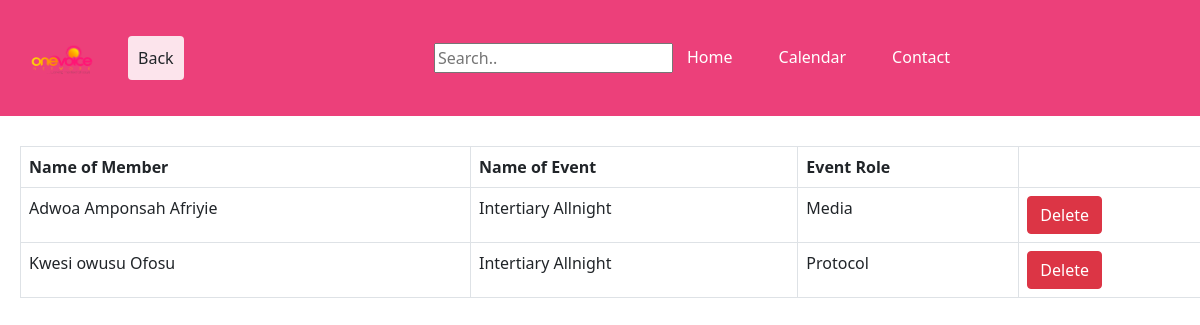
/events/intertertiary.php, run on the app's committed database.
### tables this page shows
CREATE TABLE `eventmember` (
  `personID` int(11) DEFAULT NULL,
  `eventID` int(11) DEFAULT NULL,
  `noofEvents` int(11) DEFAULT NULL,
  `eventrole` varchar(20) DEFAULT NULL
);

CREATE TABLE `eventss` (
  `eventID` int(11) NOT NULL,
  `eventName` varchar(30) NOT NULL,
  `location` varchar(20) DEFAULT NULL
);

### events/intertertiary.php (the view, shortened to what this page needs)
<?php
require "../php/database_connection_test.php";
function listing($conn){
    $aloud=mysqli_query($conn, "SELECT concat(P.fname, ' ', P.middlename, ' ', P.lname) as Fullname, Ev.eventName, Evm.eventrole
    from Members as M Inner Join Person as P on M.memID=P.personID
    Inner Join EventMember as Evm on Evm.personID=M.memID
    Inner Join Eventss as Ev on Ev.eventID=EvM.eventID
    where Ev.eventName like '%Intertiary Allnight%';");
    $data=mysqli_fetch_all($aloud,MYSQLI_ASSOC);
    return $data;
}
    $data=listing($conn);
$searchresult = [];
?>
<!DOCTYPE html>
<html lang="en">
<head>
    <link href="https://cdn.jsdelivr.net/npm/bootstrap@5.1.1/dist/css/bootstrap.min.css" rel="stylesheet">
    <link rel="stylesheet" type="text/css" href="../css/styles.css">
</head>
<body>
    <nav class="navbar navbar-expand-lg navbar-dark navbarcolor">
        <div class="container-fluid">
        <a class="navbar-brand " href="home.php"><img src="../images/logo.png" width="100" height="90"></a>
        <a href="../php/event.php"><button type="button" class="btn back-button">Back</button></a>
            <div class="collapse navbar-collapse" id="navbarText">
            <ul class="navbar-nav ms-auto mb-2 mb-lg-0 bars">
                <form action="" method="get" class="search-bar">
                        <li>
                            <input type="text" name= "searchbar"  placeholder="Search..">
                        </li>
                </form>
                <li class="nav-item">
                <a class="nav-link active barsbars" aria-current="page" href="home.php">Home</a>
                </li>
                <li class="nav-item">
                <a class="nav-link active barsbars" href="#">Calendar</a>
                </li>
                <li class="nav-item">
                <a class="nav-link active barsbars">Contact</a>
                </li>
            </ul>
            </div>
        </div>
    </nav>
    <div class="table-responsive">
        <table class="table table-hover table-color table-bordered att">
            <tr>
                <th>Name of Member</th>
                <th>Name of Event</th>
                <th>Event Role</th>
            </tr>
            <?php foreach($data as $q){ ?>
                <tr>
                    <?php if (in_array($q['Fullname'],$searchresult)) { ?>
                        <td class="highlight"><?php echo $q['Fullname'] ?></td>
                        <td class="highlight"><?php echo $q['eventName'] ?></td>
                        <td class="highlight"><?php echo $q['eventrole'] ?></td>
                        <td>
                                <form action="" method="post" onSubmit="onDelete(event)">
                                    <input class="btn btn-danger" type = "submit" name="Delete"  value="Delete"/>
                                    <input type="text" name="ID" value="<?php echo $q["memID"] ?>" hidden/>
                                </form>
                            </td>
                    <?php } else { ?>
                            <td><?php echo $q['Fullname']?></td>
                            <td><?php echo $q['eventName'] ?></td>
                            <td><?php echo $q['eventrole'] ?></td>
                            <td>
                                <form action="" method="post" onSubmit="onDelete(event)">
                                    <input class="btn btn-danger" type = "submit" name="Delete"  value="Delete"/>
                                </form>
                            </td>
                    <?php } ?>
                </tr>
            <?php } ?>
        </table>
    </div>
</body>
</html>

### css/navbar.css (style rules this page uses)
.bars { margin-right: 200px; }
.barsbars { margin-right: 30px; }
.navbarcolor { background-color: #ec407a; }

### css/attendance.css (style rules this page uses)
.att { margin-top:30px; margin-left: 20px; }
.search-bar { padding: 6px; }

### css/common.css (style rules this page uses)
body { background-color:white; position:relative; }
.back-button { background-color: #fce4ec; padding:9px; }

### data on the page
eventmember: Fullname "Adwoa Amponsah Afriyie", eventID.eventName "Intertiary Allnight", eventrole "Media"
eventmember: Fullname "Kwesi owusu Ofosu", eventID.eventName "Intertiary Allnight", eventrole "Protocol"
